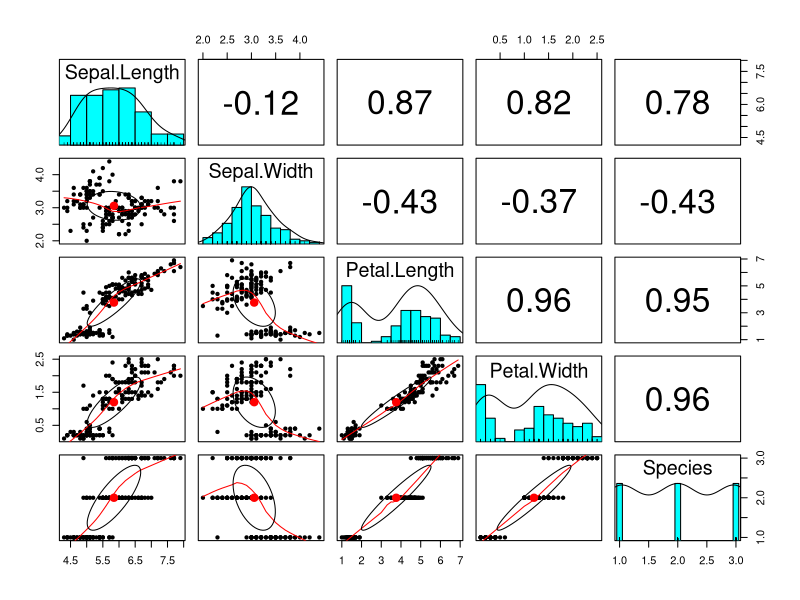
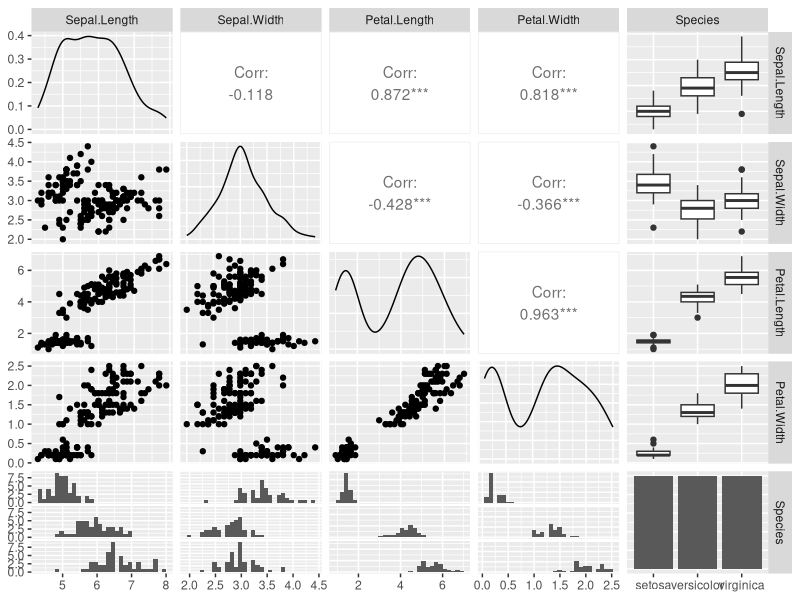
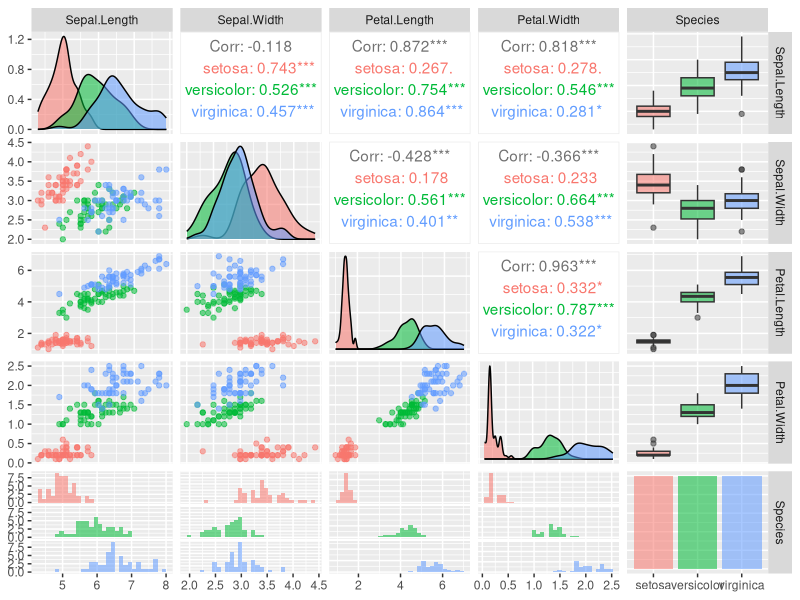
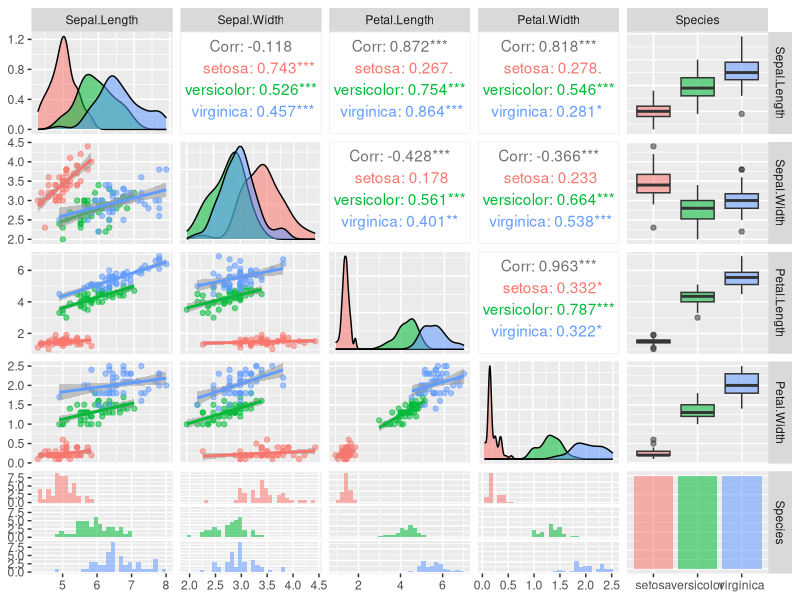
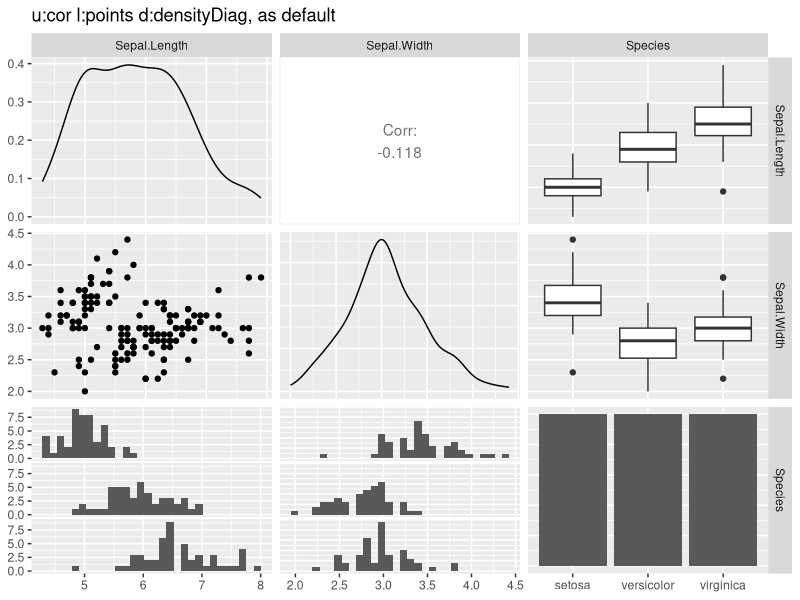
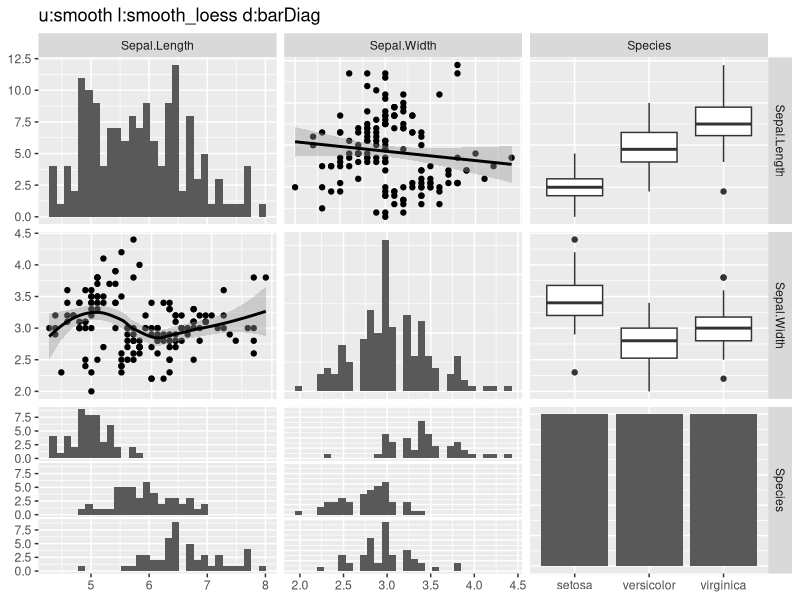
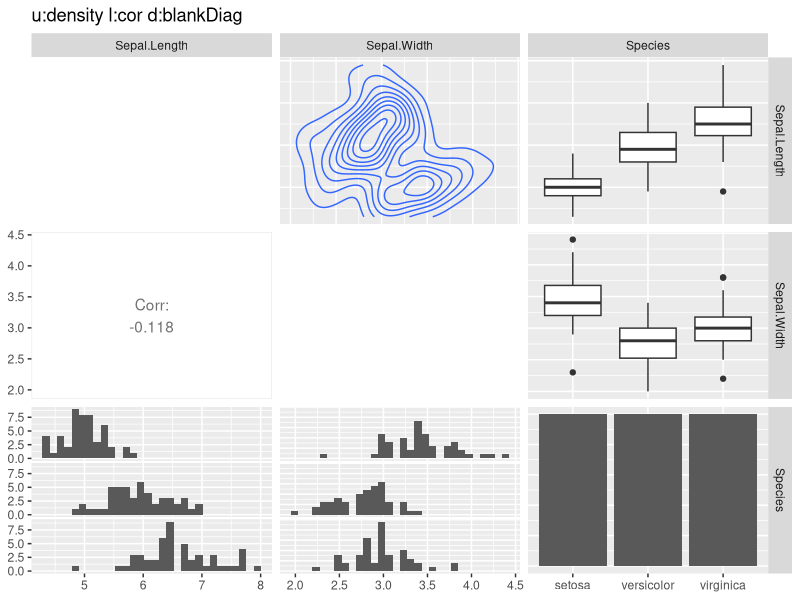
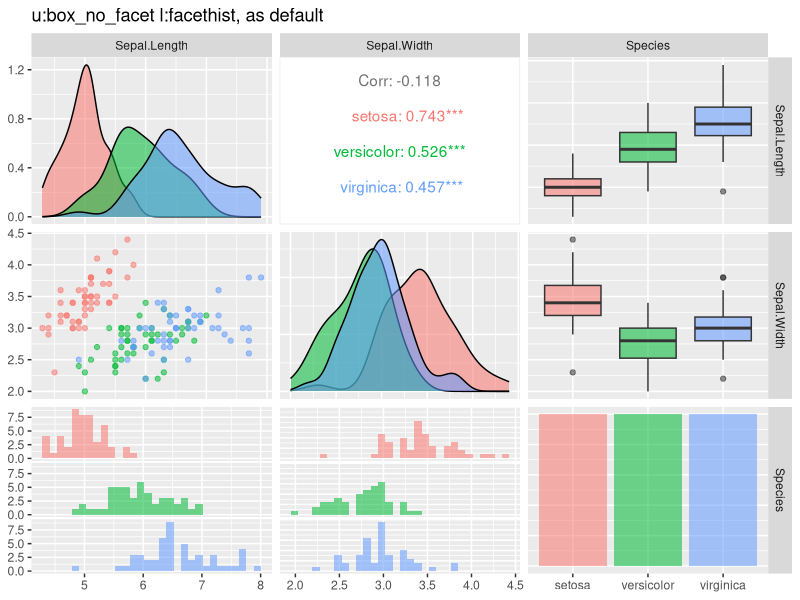

These charts were generated, in order, by the following R code: (Note: this script raises an error after producing the figures.)
## ---- chunk 1

## ---- chunk 2
knitr::opts_chunk$set(warning = FALSE, echo = TRUE)

require(tidyverse)
require(GGally)

tidyverse::tidyverse_conflicts()
## ---- chunk 3
iris %>% 
  psych::pairs.panels()
## ---- chunk 4
iris %>% 
  GGally::ggpairs()
## ---- chunk 5
iris %>% 
  GGally::ggpairs(ggplot2::aes(colour = Species, alpha = 0.5))
## ---- chunk 6
iris %>% 
  GGally::ggpairs(lower = list(continuous="smooth"),
                  ggplot2::aes(colour = Species, alpha = 0.5))
## ---- chunk 7
iris %>% 
  dplyr::select(-Petal.Length, -Petal.Width) %>% 
  GGally::ggpairs(title = "u:cor l:points d:densityDiag, as default")
iris %>% 
  dplyr::select(-Petal.Length, -Petal.Width) %>% 
  GGally::ggpairs(upper = list(continuous = "smooth"),
                  lower = list(continuous = "smooth_loess"),
                  diag = list(continuous = "barDiag"),
                  title = "u:smooth l:smooth_loess d:barDiag")
iris %>% 
  dplyr::select(-Petal.Length, -Petal.Width) %>% 
  GGally::ggpairs(upper = list(continuous = "density"),
                  lower = list(continuous = "cor"),
                  diag = list(continuous = "blankDiag"),
                  title = "u:density l:cor d:blankDiag")
## ---- chunk 8
iris %>% 
  dplyr::select(-Petal.Length, -Petal.Width) %>% 
  GGally::ggpairs(title = "u:box_no_facet l:facethist, as default",
                  ggplot2::aes(colour = Species, alpha = 0.5))

iris %>% 
  dplyr::select(-Petal.Length, -Petal.Width) %>% 
  GGally::ggpairs(upper = list(combo = "dot"),
                  lower = list(combo = "box"),
                  title = "u:dot l:box",
                  ggplot2::aes(colour = Species, alpha = 0.5))
iris %>% 
  dplyr::select(-Petal.Length, -Petal.Width) %>% 
  GGally::ggpairs(upper = list(combo = "dot_no_facet"),
                  lower = list(combo = "facetdensity"),
                  title = "u:dot_no_facet l:facetdensity",
                  ggplot2::aes(colour = Species, alpha = 0.5))
iris %>% 
  dplyr::select(-Petal.Length, -Petal.Width) %>% 
  GGally::ggpairs(upper = list(combo = "denstrip"),
                  lower = list(combo = "blank"),
                  title = "u:denstrip l:blank",
                  ggplot2::aes(colour = Species, alpha = 0.5))
## ---- chunk 9
set.seed(50)
ggplot2::diamonds %>%
  dplyr::sample_n(50) %>% 
  dplyr::select(carat, cut, color) %>% 
  GGally::ggpairs(title = "u:facetbar l:facetbar d:barDiag, as default")
set.seed(50)
ggplot2::diamonds %>%
  dplyr::sample_n(50) %>% 
  dplyr::select(carat, cut, color) %>% 
  GGally::ggpairs(upper = list(discrete = "ratio"),
                  lower = list(discrete = "blank"),
                  diag = list(discrete = "blankDiag"),
                  title = "u:ratio l:blank d:blankDiag")
## ---- chunk 10
iris %>% 
  dplyr::select(-Petal.Length, -Petal.Width) %>% 
  GGally::ggpairs(upper = list(continuous = "smooth"),
                  lower = list(continuous = "smooth_loess",
                               combo = GGally::wrap("facethist", binwidth = 0.5)),
                  diag = list(continuous = GGally::wrap("barDiag", binwidth = 0.5)),
                  title = "binwidth = 0.5")
## ---- chunk 11
airquality

airquality %>% 
  GGally::ggpairs(upper = list(continuous = "smooth"),
                  lower = list(continuous = "smooth_loess"),
                  diag = list(continuous = "barDiag"),
                  title = "u:smooth l:smooth_loess d:barDiag")
## ---- chunk 12
iris %>% 
  dplyr::filter(Species != "setosa") %>% 
  GGally::ggpairs()
## ---- chunk 13
mtcars %>% 
  GGally::ggpairs(diag = list(continuous = "barDiag"))
## ---- chunk 14
GGally::ggscatmat(flea, columns = 2:4, color="species", alpha=0.8)
GGally::ggscatmat(iris, columns = 1:4, color="Species", alpha=0.8)
GGally::ggpairs(iris, color="Species", alpha=0.8)

## ---- chunk 15
ggplot2::diamonds %>% 
  dplyr::sample_n(200) %>% 
  dplyr::select(carat, cut, color) %>% 
  GGally::ggpairs(upper = list(continuous = "density", combo = "box"),
                  lower = list(continuous = "points", combo = "dot"),
                  ggplot2::aes_string(color = "cut", alpha = 0.3),
                  title = "Diamonds")
## ---- chunk 16
ggplot2::diamonds %>% 
  GGally::ggpairs()
## ---- chunk 17
ggplot2::mpg %>% 
  dplyr::select(-model) %>% 
  GGally::ggpairs()
## ---- chunk 18
step(lm(cty ~ displ + year + cyl + trans + drv + fl + class,
        data = ggplot2::mpg)) %>% summary()
## ---- chunk 19
iris %>% 
  lm(Sepal.Length ~ Sepal.Width, data = .) %>% 
  summary()
## ---- chunk 20
iris %>% 
  lm(Sepal.Length ~ Sepal.Width, data = .) %>% 
  GGally::ggcoef(errorbar_color = "blue", errorbar_height = .1) +
    ggrepel::geom_label_repel(ggplot2::aes(label = round(estimate, 2)))
## ---- chunk 21
aov(Petal.Width ~ Species, data = iris) %>% 
  TukeyHSD() %>%
  broom::tidy()
## ---- chunk 22
aov(Petal.Width ~ Species, data = iris) %>% 
  TukeyHSD() %>%
  broom::tidy() %>% 
  dplyr::select(-term) %>% 
  dplyr::rename(term = comparison) %>% 
  GGally::ggcoef(errorbar_color = "blue", errorbar_height = .1)
## ---- chunk 23

